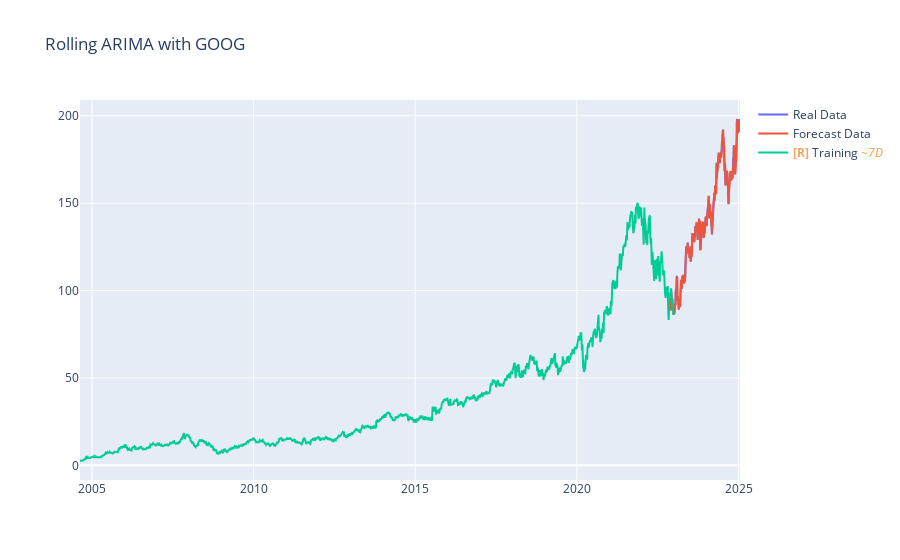

The code cell stored with this chart in its notebook:
### Code cell
fig = go.Figure()
fig.update_layout(title="Rolling ARIMA with GOOG")
fig.add_trace(go.Scatter(x=df_test['ds'], y=df_test['y'], mode='lines', name='Real Data'))
fig.add_trace(go.Scatter(x=df_test['ds'], y=arima_preds.reshape(-1), mode='lines', name='Forecast Data'))
fig.add_trace(go.Scatter(x=df_train['ds'], y=df_train['y'], mode='lines', name='Training'))
fig.show()

### Figure 1 — Plotly figure (JSON) as saved in the notebook; plotly's stock layout.template omitted (floating-point values rounded to 4 significant figures; data arrays with more than 128 entries replaced by an {"elided": "..."} marker saying what was removed)
{"data": [{"mode": "lines", "name": "Real Data", "type": "scatter", "uid": "22a7d39d-beb4-40d8-b0c9-e16a65016a64", "x": {"elided": "559 str values"}, "y": {"elided": "559 float values"}}, {"mode": "lines", "name": "Forecast Data", "type": "scatter", "uid": "d8276ca2-3b14-40f6-b7dd-870a423ff8af", "x": {"elided": "559 str values"}, "y": {"elided": "559 float values"}}, {"mode": "lines", "name": "<b style=\"color:sandybrown\">[R]</b> Training <i style=\"color:#fc9944\">~7D</i>", "type": "scatter", "uid": "6469a247-23dd-47c5-93b5-131088ac5962", "x": {"elided": "1000 str values"}, "y": {"elided": "1000 float values"}}], "layout": {"title": {"text": "Rolling ARIMA with GOOG"}}}
